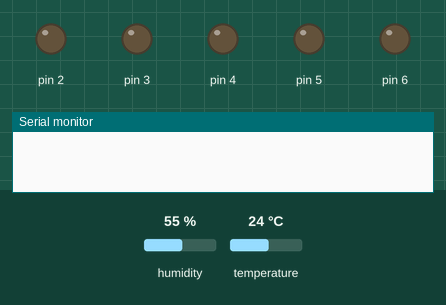
Simulated run of this sketch. Board: Arduino Uno, built with avr-gcc and run on an emulated ATmega328P. Shown: output pins drawn as LEDs (lit = HIGH), the last lines printed to the serial monitor. The inputs (shaded band) are chosen by the test bench; at power-on: temperature 24 °C, humidity 55 %.

Above: at 0.13 s.
At 3.1 s:
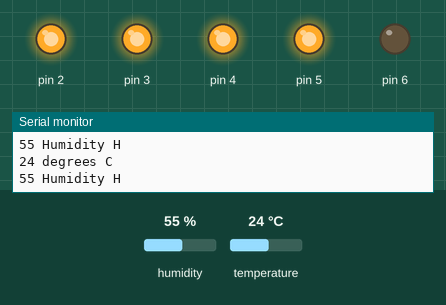
3.2 s: temperature set to 27 °C
At 4.6 s:
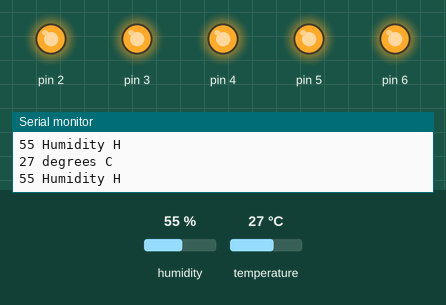
Timing chart, 0 to 6.2 s (numbered marks = the images above; inputs shaded):
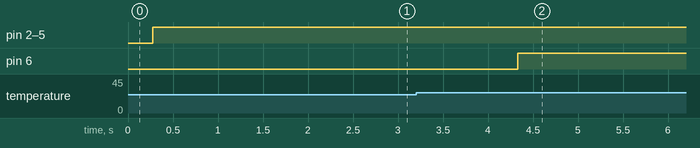

Measured:
- the behaviour switches between 25 and 26 °C on temperature (found by bisection; images 1 and 2)
- after the input at 3.2 s, pin 6: LOW → HIGH after 1.1 s

The sketch:

Love_O_Meter.ino
```cpp
#include <DHT.h>

const int sensorPin=A0;
const float baselineTemp = 21;
DHT dht(sensorPin, DHT11);

int temp;
int humidity;

int state;

void setup() {
  // put your setup code here, to run once:
  dht.begin();

  Serial.begin(9600);
  for(int x=2;x<7;x++){
    pinMode(x, OUTPUT);
    digitalWrite(x, LOW);
  }
}

void loop() {
  delay(250);

  temp = dht.readTemperature();
  humidity = dht.readHumidity();

  // put your main code here, to run repeatedly:

  Serial.print(temp);
  Serial.println(" degrees C ");

  Serial.print(humidity);
  Serial.println(" Humidity H ");


  if(temp<=baselineTemp){
    state=3;
  }
  else if(temp<=baselineTemp+2 && temp>baselineTemp){
    state=4;
  }
  else if(temp<=baselineTemp+4 && temp>baselineTemp+2){
    state=5;
  }
  else if(temp>baselineTemp+4){
    state=6;
  }

  for(int x=2;x<=state;x++){
    digitalWrite(x, HIGH);
  }

}
```
